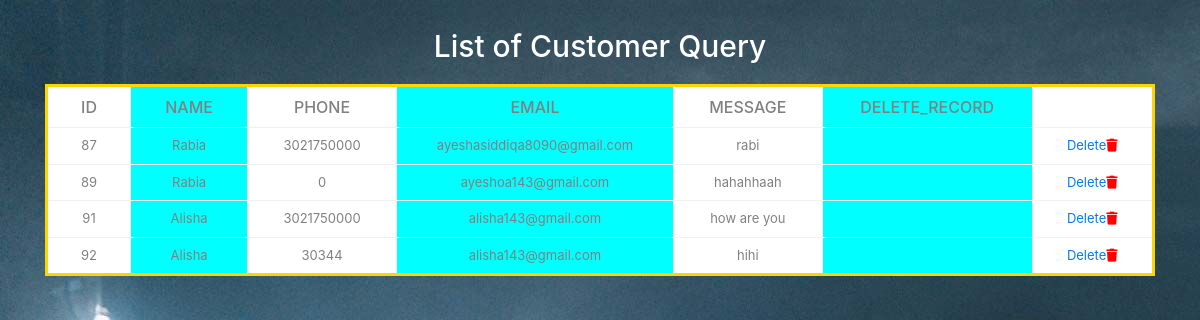
The app's page /SpeedoCarwashSystem/display.php with its own data.
### SpeedoCarwashSystem/display.php (the view, shortened to what this page needs)
<!DOCTYPE html>
<html lang="en">
<head>
    <link rel="stylesheet" href="https://cdn.jsdelivr.net/npm/bootstrap@4.6.2/dist/css/bootstrap.min.css">
  <link rel="stylesheet" type="text/css" href="https://cdnjs.cloudflare.com/ajax/libs/font-awesome/6.4.0/css/all.min.css">
  <link rel="stylesheet" href="path/to/font-awesome/css/font-awesome.min.css">
</head>
<body>
    <br><br>
    <div class="main-div">
        <h1>List of Customer Query</h1>
        <div class="container">
            <div class="table-responsive">
                <table width="100%">
                    <tr>
                        <th>ID</th>
                        <th>Name</th>
                        <th>Phone</th>
                        <th>Email</th>
                        <th>Message</th>
                        <th>Delete_Record</th>
                    </tr>
                    <tbody>
                    <?php
                      include 'config.php';
                      $selectquery = "select * from `contact-data`";
                      $query=mysqli_query($mysqli,$selectquery);
                      while($res=mysqli_fetch_array($query)){
                      ?>
                      <tr>
                            <td><?php echo $res['id']; ?></td>
                            <td><?php  echo $res['name']; ?></td>
                            <td><?php  echo $res['phone'];  ?></td>
                            <td><?php  echo $res['email'];  ?></td>
                            <td><?php  echo $res['messages'];  ?></td>
                            <td></td>
                            <td><a href="delete.php?id=<?php echo $res['id']; ?>" data-bs-toggle="tooltip" title="Delete">
                              Delete<i class="fa-solid fa-trash"></i></a></td>
                      </tr>
                      <?php
                       }
                       ?>
                    </tbody>
                </table>
            </div>
        </div>
    </div>
</body>
</html>

### SpeedoCarwashSystem/display.php (style rules this page uses)
body { background-image: url('images/back.jpg'); }
h1 { font-size: 30px; color: white; text-align: center; margin-top: -20px; margin-bottom: 20px; }
tr :nth-child(even) { background-color: aqua; }
table { border-collapse: collapse; background-color: #fff; box-shadow: 0 10px 20px 0 rgba(0,0,0,0,.30); border-radius: 10px; border-color: #FBD504; border-style: solid; margin: auto; }
th, td { border: 1px solid #f2f2f2; padding: 8px 30px; text-align: center; color: gray; }
th { text-transform: uppercase; font-weight: 500; }
td { font-size: 13px; }
.fa-trash { color:#ff0000; }

### records on screen
contact-data: id "87", name "Rabia", phone "3021750000", email "ayeshasiddiqa8090@gmail.com", messages "rabi"
contact-data: id "89", name "Rabia", phone "0", email "ayeshoa143@gmail.com", messages "hahahhaah"
contact-data: id "91", name "Alisha", phone "3021750000", email "alisha143@gmail.com", messages "how are you"
contact-data: id "92", name "Alisha", phone "30344", email "alisha143@gmail.com", messages "hihi"
